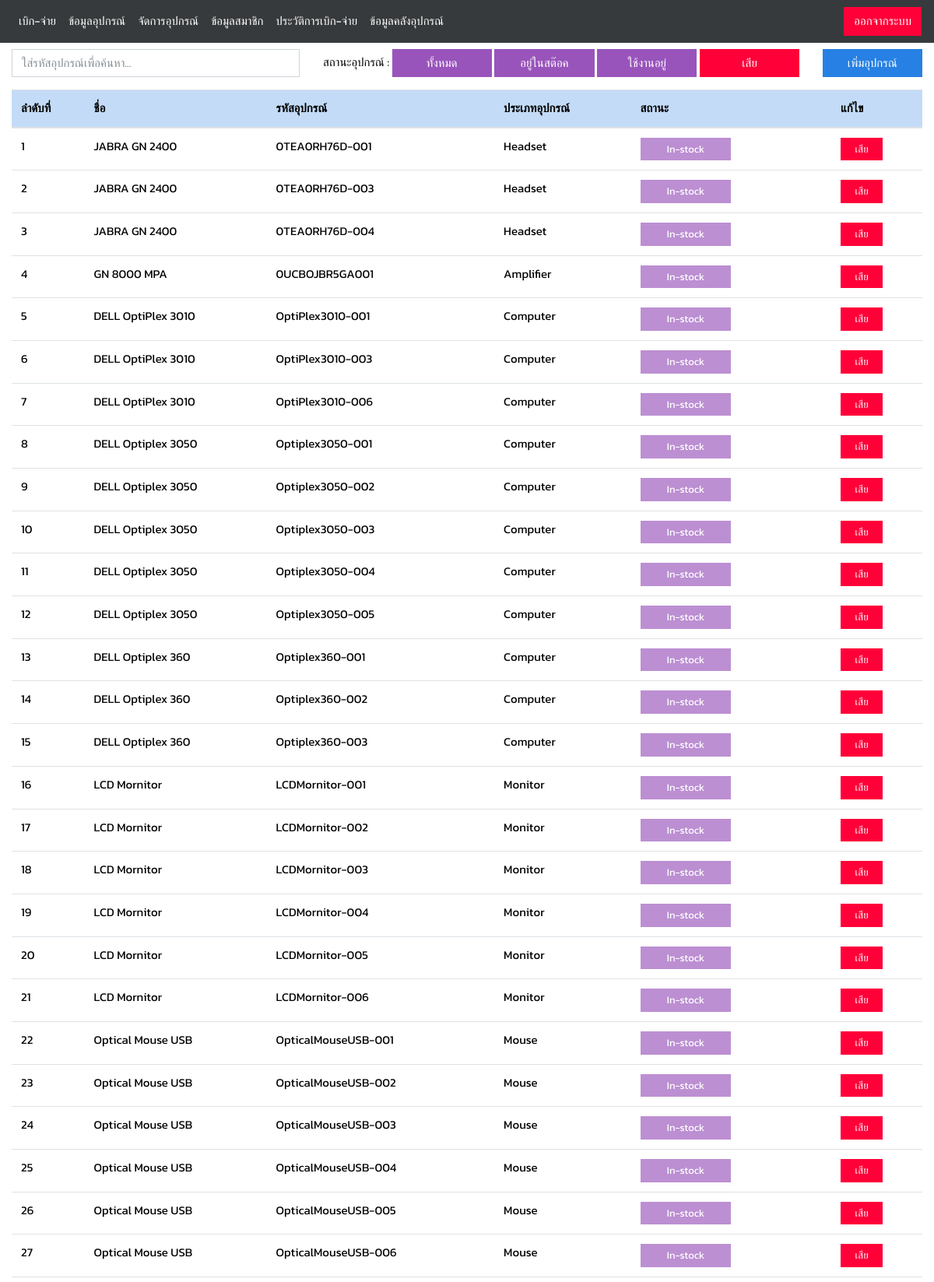
/php/equipment-in.php (signed in, upper part), run on the app's committed database.
### tables this page shows
CREATE TABLE `tbl_equipment` (
  `eq_id` int(3) NOT NULL,
  `eq_name` varchar(40) NOT NULL,
  `eq_serial_number` varchar(30) NOT NULL,
  `eq_type` varchar(30) NOT NULL,
  `eq_status` varchar(10) NOT NULL
);

### class/class.equipment.php (called while the page is built, shortened)
<?php
class Equipment
{
    private $conn;
	public function __construct()
	{
		$database = new Database();
		$db = $database->Connection();
		$this->conn = $db;
    }
	public function runQuery($sql)
	{
		$stmt = $this->conn->prepare($sql);
		return $stmt;
	}
}
?>

### php/equipment-in.php (the view, shortened to what this page needs)
<?php
require_once("connect.php");
require_once("../class/class.equipment.php");
$eqt = new Equipment();
?>
  <!DOCTYPE html>
  <html lang="en">
  <head>
  </head>
  <body>
    <?php  include "navbar.php"; ?>
    <div class="container-fluid mt-2">
      <div class="row">
      <div class="container col-md-4">
        <input class="form-control col-md-12" id="myInput" type="text" placeholder="ใส่รหัสอุปกรณ์เพื่อค้นหา...">
      </div>
      <div class="container col-md-8">
      สถานะอุปกรณ์ :
      <a href="equipment.php" class="btn btn-info col-md-2">ทั้งหมด</a>
      <a href="equipment-in.php" class="btn btn-info col-md-2">อยู่ในสต๊อค</a>
      <a href="equipment-out.php" class="btn btn-info col-md-2">ใช้งานอยู่</a>
      <a href="equipment-broken.php" class="btn btn-danger col-md-2">เสีย</a>
      <a href="add_equipment.php" class="btn btn-primary col-md-2 float-right"><i class="fa fa-plus"></i> เพิ่มอุปกรณ์</a>
      </div>
      </div>
      <table class="table table-hover mt-3">
        <thead>
          <tr class="table-primary">
            <th scope="col">ลำดับที่</th>
            <th scope="col">ชื่อ</th>
            <th scope="col">รหัสอุปกรณ์</th>
            <th scope="col">ประเภทอุปกรณ์</th>
            <th scope="col">สถานะ</th>
            <th scope="col">แก้ไข</th>
          </tr>
        </thead>
    <?php
    $stmt = $eqt->runQuery("SELECT * FROM tbl_equipment WHERE eq_status = '"."in"."' AND eq_status != '"."broken"."'");
    $stmt->execute();
      $i = 1;
      while($row = $stmt->fetch(PDO::FETCH_ASSOC)) {
        ?>
         <form action="" method="post"onSubmit="if(!confirm('ต้องการเปลี่ยนแปลงข้อมูลอุปกรณ์นี้ ?')){return false;}">
          <tbody id="myTable">
            <tr>
              <td class="td-1">
              <?php echo $i; ?>
              </td>
              <td class="td-2"><?php echo $row["eq_name"]; ?></td>
              <td class="td-3"><?php echo $row["eq_serial_number"]; ?></td>
              <td class="td-4"><?php echo $row["eq_type"]; ?></td>
              <td class="td-5">
              <?php
               if($row["eq_status"] == "in"){
                echo "<button type='button' class='btn btn-info btn-sm col-md-6 disabled btn-block'>In-stock</button>";
               }
               ?>
              </td>
              <td class="td-6">
                  <button typre="submit" class="btn btn-danger btn-sm col-md-7" name="btn-broken"><i class="fas fa-trash"></i> เสีย</button>
              </td>
            </tr>
          </tbody>
          </form>
          <?php  $i++;}?>
      </table>
    </div>
  </body>
  </html>

### php/equipment-in.php (style rules this page uses)
.td-1 { width: 8%; }
.td-2 { width: 20%; }
.td-3 { width: 25%; }
.td-4 { width: 15%; }
.td-5 { width: 22%; }
.td-6 { width: 10%; }

### php/navbar.php (style rules this page uses)
body { font-family: 'Kanit', sans-serif; color: #000; }

### data on the page
tbl_equipment: eq_name "JABRA GN 2400", eq_serial_number "0TEA0RH76D-001", eq_type "Headset", eq_status "In-stock"
tbl_equipment: eq_name "JABRA GN 2400", eq_serial_number "0TEA0RH76D-003", eq_type "Headset", eq_status "In-stock"
tbl_equipment: eq_name "JABRA GN 2400", eq_serial_number "0TEA0RH76D-004", eq_type "Headset", eq_status "In-stock"
tbl_equipment: eq_name "GN 8000 MPA", eq_serial_number "0UCBOJBR5GA001", eq_type "Amplifier", eq_status "In-stock"
tbl_equipment: eq_name "DELL OptiPlex 3010", eq_serial_number "OptiPlex3010-001", eq_type "Computer", eq_status "In-stock"
tbl_equipment: eq_name "DELL OptiPlex 3010", eq_serial_number "OptiPlex3010-003", eq_type "Computer", eq_status "In-stock"
tbl_equipment: eq_name "DELL OptiPlex 3010", eq_serial_number "OptiPlex3010-006", eq_type "Computer", eq_status "In-stock"
tbl_equipment: eq_name "DELL Optiplex 3050", eq_serial_number "Optiplex3050-001", eq_type "Computer", eq_status "In-stock"
tbl_equipment: eq_name "DELL Optiplex 3050", eq_serial_number "Optiplex3050-002", eq_type "Computer", eq_status "In-stock"
tbl_equipment: eq_name "DELL Optiplex 3050", eq_serial_number "Optiplex3050-003", eq_type "Computer", eq_status "In-stock"
tbl_equipment: eq_name "DELL Optiplex 3050", eq_serial_number "Optiplex3050-004", eq_type "Computer", eq_status "In-stock"
tbl_equipment: eq_name "DELL Optiplex 3050", eq_serial_number "Optiplex3050-005", eq_type "Computer", eq_status "In-stock"
tbl_equipment: eq_name "DELL Optiplex 360", eq_serial_number "Optiplex360-001", eq_type "Computer", eq_status "In-stock"
tbl_equipment: eq_name "DELL Optiplex 360", eq_serial_number "Optiplex360-002", eq_type "Computer", eq_status "In-stock"
tbl_equipment: eq_name "DELL Optiplex 360", eq_serial_number "Optiplex360-003", eq_type "Computer", eq_status "In-stock"
tbl_equipment: eq_name "LCD Mornitor", eq_serial_number "LCDMornitor-001", eq_type "Monitor", eq_status "In-stock"
tbl_equipment: eq_name "LCD Mornitor", eq_serial_number "LCDMornitor-002", eq_type "Monitor", eq_status "In-stock"
tbl_equipment: eq_name "LCD Mornitor", eq_serial_number "LCDMornitor-003", eq_type "Monitor", eq_status "In-stock"
tbl_equipment: eq_name "LCD Mornitor", eq_serial_number "LCDMornitor-004", eq_type "Monitor", eq_status "In-stock"
tbl_equipment: eq_name "LCD Mornitor", eq_serial_number "LCDMornitor-005", eq_type "Monitor", eq_status "In-stock"
tbl_equipment: eq_name "LCD Mornitor", eq_serial_number "LCDMornitor-006", eq_type "Monitor", eq_status "In-stock"
tbl_equipment: eq_name "Optical Mouse USB", eq_serial_number "OpticalMouseUSB-001", eq_type "Mouse", eq_status "In-stock"
tbl_equipment: eq_name "Optical Mouse USB", eq_serial_number "OpticalMouseUSB-002", eq_type "Mouse", eq_status "In-stock"
tbl_equipment: eq_name "Optical Mouse USB", eq_serial_number "OpticalMouseUSB-003", eq_type "Mouse", eq_status "In-stock"
tbl_equipment: eq_name "Optical Mouse USB", eq_serial_number "OpticalMouseUSB-004", eq_type "Mouse", eq_status "In-stock"
tbl_equipment: eq_name "Optical Mouse USB", eq_serial_number "OpticalMouseUSB-005", eq_type "Mouse", eq_status "In-stock"
tbl_equipment: eq_name "Optical Mouse USB", eq_serial_number "OpticalMouseUSB-006", eq_type "Mouse", eq_status "In-stock"
